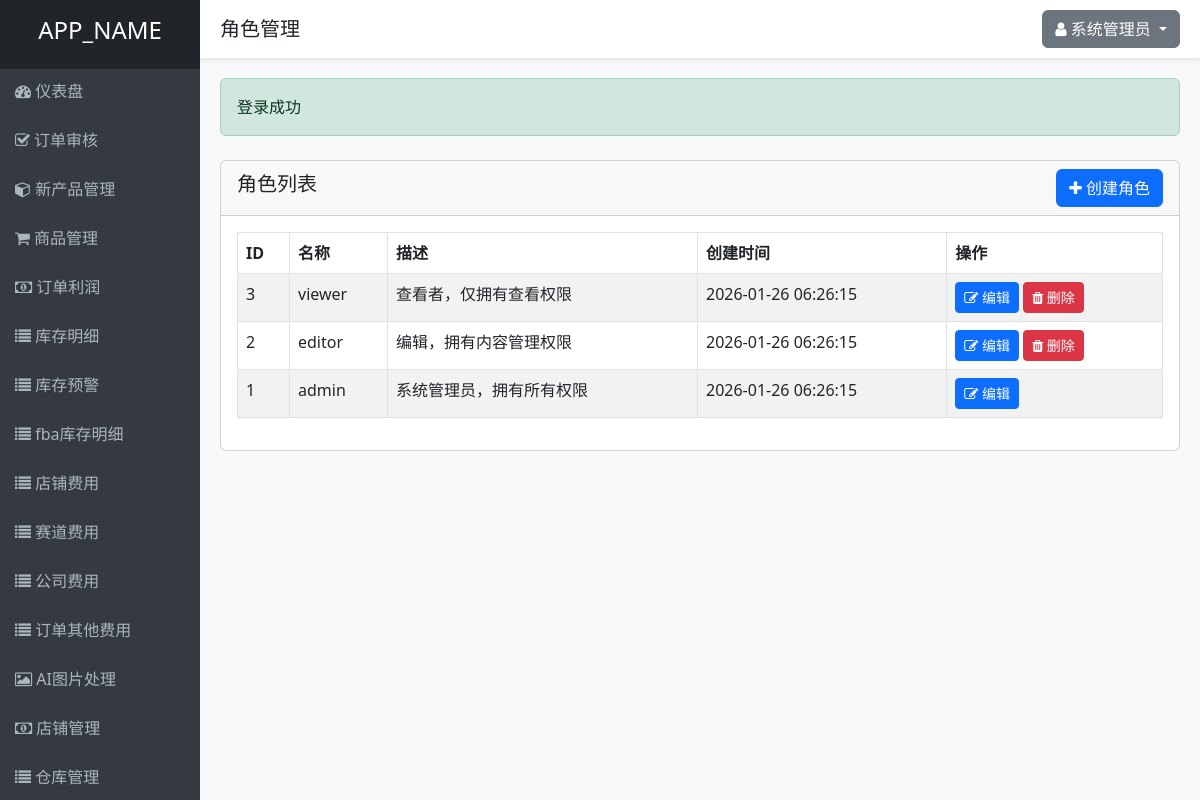
The app's page /roles.php (signed in) with its own data.
### tables this page shows
CREATE TABLE IF NOT EXISTS roles (
    id INT AUTO_INCREMENT PRIMARY KEY,
    name VARCHAR(50) NOT NULL UNIQUE,
    description TEXT,
    created_at TIMESTAMP DEFAULT CURRENT_TIMESTAMP,
    updated_at TIMESTAMP DEFAULT CURRENT_TIMESTAMP ON UPDATE CURRENT_TIMESTAMP
);

### controllers/RoleController.php (called while the page is built, shortened)
<?php
require_once ADMIN_PANEL_DIR . '/models/Role.php';
require_once ADMIN_PANEL_DIR . '/models/Permission.php';
require_once ADMIN_PANEL_DIR . '/helpers/functions.php';
class RoleController {
    private $roleModel;
    public function __construct() {
        $this->roleModel = new Role();
    }
    public function index() {
        $roles = $this->roleModel->getAll();
        $title = '角色管理';
        include VIEWS_DIR . '/layouts/header.php';
        include VIEWS_DIR . '/roles/index.php';
        include VIEWS_DIR . '/layouts/footer.php';
    }
}
?>

### helpers/functions.php (called while the page is built, shortened)
<?php
function getSuccess() {
    $success = $_SESSION['success_msg'] ?? '';
    return $success;
}
function isLoggedIn() {
    return isset($_SESSION['user_id']);
}
function getCurrentUserId() {
    return $_SESSION['user_id'] ?? null;
}
function hasPermission($permissionSlug) {
    require_once ADMIN_PANEL_DIR . '/models/Permission.php';
    $permissionModel = new Permission();
    return $permissionModel->checkUserPermission(getCurrentUserId(), $permissionSlug);
}
?>

### includes/database.php (called while the page is built, shortened)
<?php
class Database {
    private static $instance = null;
    private $conn;
    private function __construct() {
        try {
            $this->conn = new PDO(
                "mysql:host=" . DB_HOST . ";dbname=" . DB_NAME . ";charset=utf8",
                DB_USER,
                DB_PASS,
                [
                    PDO::ATTR_ERRMODE => PDO::ERRMODE_EXCEPTION,
                    PDO::ATTR_DEFAULT_FETCH_MODE => PDO::FETCH_ASSOC,
                    PDO::ATTR_EMULATE_PREPARES => false
                ]
            );
        } catch(PDOException $e) {
            die("数据库连接失败: " . $e->getMessage());
        }
    }
    public static function getInstance() {
        if(self::$instance === null) {
            self::$instance = new Database();
        }
        return self::$instance;
    }
    public function query($sql, $params = []) {
        $stmt = $this->conn->prepare($sql);
        $stmt->execute($params);
        return $stmt;
    }
}
?>

### models/Permission.php (called while the page is built, shortened)
<?php
require_once ADMIN_PANEL_DIR . '/includes/database.php';
class Permission {
    private $db;
    public function __construct() {
        $this->db = Database::getInstance();
    }
    public function checkUserPermission($userId, $permissionSlug) {
        $sql = "SELECT COUNT(*) as count FROM permissions p
                JOIN role_permissions rp ON p.id = rp.permission_id
                JOIN user_roles ur ON rp.role_id = ur.role_id
                WHERE ur.user_id = ? AND p.slug = ?";
        $stmt = $this->db->query($sql, [$userId, $permissionSlug]);
        $result = $stmt->fetch();
        return $result['count'] > 0;
    }
}
?>

### models/Role.php (called while the page is built, shortened)
<?php
require_once ADMIN_PANEL_DIR . '/includes/database.php';
class Role {
    private $db;
    public function __construct() {
        $this->db = Database::getInstance();
    }
    public function getAll() {
        $sql = "SELECT * FROM roles ORDER BY id DESC";
        $stmt = $this->db->query($sql);
        return $stmt->fetchAll();
    }
}
?>

### views/roles/index.php (the view)
<div class="row mt-4">
    <div class="col-md-12">
        <div class="card">
            <div class="card-header d-flex justify-content-between align-items-center">
                <h5>角色列表</h5>
                <?php if (hasPermission('roles.create')): ?>
                    <a href="<?php echo ADMIN_PANEL_URL; ?>/roles.php?action=create" class="btn btn-primary">
                        <i class="fa fa-plus"></i> 创建角色
                    </a>
                <?php endif; ?>
            </div>
            <div class="card-body">
                <table class="table table-bordered table-striped">
                    <thead>
                        <tr>
                            <th>ID</th>
                            <th>名称</th>
                            <th>描述</th>
                            <th>创建时间</th>
                            <th>操作</th>
                        </tr>
                    </thead>
                    <tbody>
                        <?php foreach ($roles as $role): ?>
                            <tr>
                                <td><?php echo $role['id']; ?></td>
                                <td><?php echo $role['name']; ?></td>
                                <td><?php echo $role['description']; ?></td>
                                <td><?php echo $role['created_at']; ?></td>
                                <td>
                                    <?php if (hasPermission('roles.edit')): ?>
                                        <a href="<?php echo ADMIN_PANEL_URL; ?>/roles.php?action=edit&id=<?php echo $role['id']; ?>" class="btn btn-sm btn-primary">
                                            <i class="fa fa-edit"></i> 编辑
                                        </a>
                                    <?php endif; ?>
                                    <?php if (hasPermission('roles.delete') && $role['name'] !== 'admin'): ?>
                                        <a href="<?php echo ADMIN_PANEL_URL; ?>/roles.php?action=delete&id=<?php echo $role['id']; ?>" class="btn btn-sm btn-danger" onclick="return confirm('确定要删除这个角色吗？');">
                                            <i class="fa fa-trash"></i> 删除
                                        </a>
                                    <?php endif; ?>
                                </td>
                            </tr>
                        <?php endforeach; ?>
                    </tbody>
                </table>
            </div>
        </div>
    </div>
</div>

### roles.php (shortened to what this page needs)
<?php
require_once __DIR__ . '/controllers/RoleController.php';
$roleController = new RoleController();
$action = $_GET['action'] ?? 'index';
switch ($action) {
    case 'index':
        $roleController->index();
        break;
}
?>

### views/layouts/header.php (shortened to what this page needs)
<!DOCTYPE html>
<html lang="zh-CN">
<head>
    <link href="<?php echo ADMIN_PANEL_URL; ?>/public/css/bootstrap.min.css" rel="stylesheet">
    <link href="<?php echo ADMIN_PANEL_URL; ?>/public/css/font-awesome.min.css" rel="stylesheet">
</head>
<body>
    <div class="sidebar">
        <div class="p-3 bg-dark text-center">
            <h4><?php echo APP_NAME; ?></h4>
        </div>
        <div class="nav">
            <div class="nav-item">
                <a href="<?php echo ADMIN_PANEL_URL; ?>/dashboard.php" class="<?php echo basename($_SERVER['PHP_SELF']) == 'dashboard.php' ? 'active' : ''; ?>">
                    <i class="fa fa-dashboard"></i> 仪表盘
                </a>
            </div>
             <?php if (isLoggedIn()): ?>
                <div class="nav-item">
                    <a href="<?php echo ADMIN_PANEL_URL; ?>/order_review.php" class="<?php echo basename($_SERVER['PHP_SELF']) == 'order_review.php' ? 'active' : ''; ?>">
                        <i class="fa fa-check-square-o"></i> 订单审核
                    </a>
                </div>
            <?php endif; ?>
            <?php if (isLoggedIn()): ?>
                <div class="nav-item">
                    <a href="<?php echo ADMIN_PANEL_URL; ?>/new_products.php" class="<?php echo basename($_SERVER['PHP_SELF']) == 'new_products.php' ? 'active' : ''; ?>">
                        <i class="fa fa-cube"></i> 新产品管理
                    </a>
                </div>
            <?php endif; ?>
            <?php if (isLoggedIn()):  ?>
                <div class="nav-item">
                    <a href="<?php echo ADMIN_PANEL_URL; ?>/products.php" class="<?php echo basename($_SERVER['PHP_SELF']) == 'products.php' ? 'active' : ''; ?>">
                        <i class="fa fa-shopping-cart"></i> 商品管理
                    </a>
                </div>
            <?php endif; ?>
            <?php if (isLoggedIn()): ?>
                <div class="nav-item">
                    <a href="<?php echo ADMIN_PANEL_URL; ?>/order_profit.php" class="<?php echo basename($_SERVER['PHP_SELF']) == 'order_profit.php' ? 'active' : ''; ?>">
                        <i class="fa fa-money"></i> 订单利润
                    </a>
                </div>
            <?php endif; ?>
            <?php if (hasPermission('inventory_details.view')): ?>
                <div class="nav-item">
                    <a href="<?php echo ADMIN_PANEL_URL; ?>/inventory_details.php" class="<?php echo basename($_SERVER['PHP_SELF']) == 'inventory_details.php' ? 'active' : ''; ?>">
                        <i class="fa fa-list"></i> 库存明细
                    </a>
                </div>
            <?php endif; ?>
            <?php if (hasPermission('inventory_details.view')): ?>
                <div class="nav-item">
                    <a href="<?php echo ADMIN_PANEL_URL; ?>/inventory_details.php?action=inventory_alert" class="<?php echo basename($_SERVER['PHP_SELF']) == 'inventory_details.php?action=inventory_alert' ? 'active' : ''; ?>">
                        <i class="fa fa-list"></i> 库存预警
                    </a>
                </div>
            <?php endif; ?>
            <?php if (isLoggedIn()): ?>
                <div class="nav-item">
                    <a href="<?php echo ADMIN_PANEL_URL; ?>/inventory_details_fba.php" class="<?php echo basename($_SERVER['PHP_SELF']) == 'inventory_details_fba.php' ? 'active' : ''; ?>">
                        <i class="fa fa-list"></i> fba库存明细
                    </a>
                </div>
            <?php endif; ?>
            <?php if (isLoggedIn()): ?>
                <div class="nav-item">
                    <a href="<?php echo ADMIN_PANEL_URL; ?>/shop_costs.php" class="<?php echo basename($_SERVER['PHP_SELF']) == 'shop_costs.php' ? 'active' : ''; ?>">
                        <i class="fa fa-list"></i> 店铺费用
                    </a>
                </div>
            <?php endif; ?>
            <?php if (isLoggedIn()): ?>
                <div class="nav-item">
                    <a href="<?php echo ADMIN_PANEL_URL; ?>/track_costs.php" class="<?php echo basename($_SERVER['PHP_SELF']) == 'track_costs.php' ? 'active' : ''; ?>">
                        <i class="fa fa-list"></i> 赛道费用
                    </a>
                </div>
            <?php endif; ?>
            <?php if (isLoggedIn()): ?>
                <div class="nav-item">
                    <a href="<?php echo ADMIN_PANEL_URL; ?>/company_costs.php" class="<?php echo basename($_SERVER['PHP_SELF']) == 'company_costs.php' ? 'active' : ''; ?>">
                        <i class="fa fa-list"></i> 公司费用
                    </a>
                </div>
            <?php endif; ?>
            <?php if (isLoggedIn()): ?>
                <div class="nav-item">
                    <a href="<?php echo ADMIN_PANEL_URL; ?>/order_other_costs.php" class="<?php echo basename($_SERVER['PHP_SELF']) == 'order_other_costs.php' ? 'active' : ''; ?>">
                        <i class="fa fa-list"></i> 订单其他费用
                    </a>
                </div>
            <?php endif; ?>
            <?php if (isLoggedIn()): ?>
                <div class="nav-item">
                    <a href="<?php echo ADMIN_PANEL_URL; ?>/aigc.php" class="<?php echo basename($_SERVER['PHP_SELF']) == 'aigc.php' ? 'active' : ''; ?>">
                        <i class="fa fa-image"></i> AI图片处理
                    </a>
                </div>
            <?php endif; ?>
            <?php if (isLoggedIn()): ?>
                <div class="nav-item">
                    <a href="<?php echo ADMIN_PANEL_URL; ?>/store.php" class="<?php echo basename($_SERVER['PHP_SELF']) == 'store.php' ? 'active' : ''; ?>">
                        <i class="fa fa-money"></i> 店铺管理
                    </a>
                </div>
            <?php endif; ?>
            <?php if (hasPermission('warehouses.view')): ?>
                <div class="nav-item">
                    <a href="<?php echo ADMIN_PANEL_URL; ?>/warehouses.php" class="<?php echo basename($_SERVER['PHP_SELF']) == 'warehouses.php' ? 'active' : ''; ?>">
                        <i class="fa fa-list"></i> 仓库管理
                    </a>
                </div>
            <?php endif; ?>
            <?php if (hasPermission('yunfei.view')): ?>
                <div class="nav-item">
                    <a href="<?php echo ADMIN_PANEL_URL; ?>/yunfei.php" class="<?php echo basename($_SERVER['PHP_SELF']) == 'yunfei.php' ? 'active' : ''; ?>">
                        <i class="fa fa-truck"></i> 运费管理
                    </a>
                </div>
            <?php endif; ?>
            <?php if (hasPermission('users.view')): ?>
                <div class="nav-item">
                    <a href="<?php echo ADMIN_PANEL_URL; ?>/users.php" class="<?php echo basename($_SERVER['PHP_SELF']) == 'users.php' ? 'active' : ''; ?>">
                        <i class="fa fa-users"></i> 用户管理
                    </a>
                </div>
            <?php endif; ?>
            <?php if (hasPermission('roles.view')): ?>
                <div class="nav-item">
                    <a href="<?php echo ADMIN_PANEL_URL; ?>/roles.php" class="<?php echo basename($_SERVER['PHP_SELF']) == 'roles.php' ? 'active' : ''; ?>">
                        <i class="fa fa-user-circle"></i> 角色管理
                    </a>
                </div>
            <?php endif; ?>
            <?php if (hasPermission('permissions.view')): ?>
                <div class="nav-item">
                    <a href="<?php echo ADMIN_PANEL_URL; ?>/permissions.php" class="<?php echo basename($_SERVER['PHP_SELF']) == 'permissions.php' ? 'active' : ''; ?>">
                        <i class="fa fa-key"></i> 权限管理
                    </a>
                </div>
            <?php endif; ?>
        </div>
    </div>
    <div class="header">
        <div class="d-flex justify-content-between align-items-center">
            <h5 class="mb-0"><?php echo $title ?? '欢迎使用'; ?></h5>
            <div class="dropdown">
                <button class="btn btn-secondary dropdown-toggle" type="button" id="userDropdown" data-bs-toggle="dropdown" aria-expanded="false">
                    <i class="fa fa-user"></i> <?php echo $_SESSION['full_name']; ?>
                </button>
            </div>
        </div>
    </div>
    <div class="content">
        <?php if ($success = getSuccess()): ?>
            <div class="alert alert-success" role="alert">
                <?php echo $success; ?>
            </div>
        <?php endif; ?>

### views/layouts/footer.php (shortened to what this page needs)
    </div>
</body>
</html>

### views/layouts/header.php (style rules this page uses)
body { background-color: #f8f9fa; }
.sidebar { height: 100vh; background-color: #343a40; color: white; position: fixed; top: 0; left: 0; width: 200px; overflow-y: auto; }
.sidebar a { color: #adb5bd; text-decoration: none; display: block; padding: 10px 15px; }
.content { margin-left: 200px; padding: 20px; }
.header { background-color: white; padding: 10px 20px; box-shadow: 0 2px 4px rgba(0, 0, 0, 0.1); margin-left: 200px; }
.nav { display: flex; flex-direction: column; }
.nav-item { margin-bottom: 5px; display: block; }

### records on screen
roles: id "3", name "viewer", description "查看者，仅拥有查看权限", created_at "2026-01-26 06:26:15"
roles: id "2", name "editor", description "编辑，拥有内容管理权限", created_at "2026-01-26 06:26:15"
roles: id "1", name "admin", description "系统管理员，拥有所有权限", created_at "2026-01-26 06:26:15"

### other values on screen
APP_NAME "APP_NAME"
$title "角色管理"
$_SESSION['full_name'] "系统管理员"
$success "登录成功"
